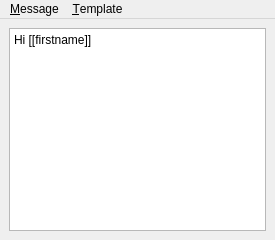
<?xml version="1.0" encoding="UTF-8"?>
<ui version="4.0">
 <class>MainWindow</class>
 <widget class="QMainWindow" name="MainWindow">
  <property name="geometry">
   <rect>
    <x>0</x>
    <y>0</y>
    <width>275</width>
    <height>240</height>
   </rect>
  </property>
  <property name="sizePolicy">
   <sizepolicy hsizetype="Expanding" vsizetype="Expanding">
    <horstretch>0</horstretch>
    <verstretch>0</verstretch>
   </sizepolicy>
  </property>
  <property name="windowTitle">
   <string>MessageMerge</string>
  </property>
  <property name="windowIcon">
   <iconset resource="images-symbian.qrc">
    <normaloff>:/logo.png</normaloff>:/logo.png</iconset>
  </property>
  <widget class="QWidget" name="centralwidget">
   <layout class="QVBoxLayout" name="verticalLayout">
    <item>
     <widget class="QPlainTextEdit" name="templateEdit">
      <property name="plainText">
       <string>Hi [[firstname]]</string>
      </property>
     </widget>
    </item>
   </layout>
  </widget>
  <widget class="QMenuBar" name="menubar">
   <property name="geometry">
    <rect>
     <x>0</x>
     <y>0</y>
     <width>275</width>
     <height>22</height>
    </rect>
   </property>
   <widget class="QMenu" name="menuTemplate">
    <property name="title">
     <string>&amp;Template</string>
    </property>
    <addaction name="actionLoadTemplate"/>
    <addaction name="actionSaveTemplate"/>
    <addaction name="separator"/>
    <addaction name="actionEditTemplates"/>
   </widget>
   <widget class="QMenu" name="menu_Message">
    <property name="title">
     <string>&amp;Message</string>
    </property>
    <addaction name="actionRecipients"/>
    <addaction name="actionSend"/>
    <addaction name="separator"/>
    <addaction name="actionHelp"/>
    <addaction name="actionAbout"/>
    <addaction name="separator"/>
    <addaction name="actionExit"/>
   </widget>
   <addaction name="menu_Message"/>
   <addaction name="menuTemplate"/>
  </widget>
  <action name="actionLoadTemplate">
   <property name="text">
    <string>&amp;Load</string>
   </property>
  </action>
  <action name="actionSaveTemplate">
   <property name="text">
    <string>&amp;Save</string>
   </property>
  </action>
  <action name="actionEditTemplates">
   <property name="text">
    <string>&amp;Edit</string>
   </property>
  </action>
  <action name="actionRecipients">
   <property name="text">
    <string>&amp;Recipients</string>
   </property>
   <property name="toolTip">
    <string>Select Recipients</string>
   </property>
   <property name="softKeyRole">
    <enum>QAction::NegativeSoftKey</enum>
   </property>
  </action>
  <action name="actionSend">
   <property name="text">
    <string>Preview / &amp;Send</string>
   </property>
  </action>
  <action name="actionExit">
   <property name="text">
    <string>E&amp;xit</string>
   </property>
  </action>
  <action name="actionAbout">
   <property name="text">
    <string>About</string>
   </property>
  </action>
  <action name="actionHelp">
   <property name="text">
    <string>Help</string>
   </property>
  </action>
 </widget>
 <resources>
  <include location="images-symbian.qrc"/>
 </resources>
 <connections>
  <connection>
   <sender>actionExit</sender>
   <signal>triggered()</signal>
   <receiver>MainWindow</receiver>
   <slot>close()</slot>
   <hints>
    <hint type="sourcelabel">
     <x>-1</x>
     <y>-1</y>
    </hint>
    <hint type="destinationlabel">
     <x>137</x>
     <y>119</y>
    </hint>
   </hints>
  </connection>
 </connections>
</ui>
